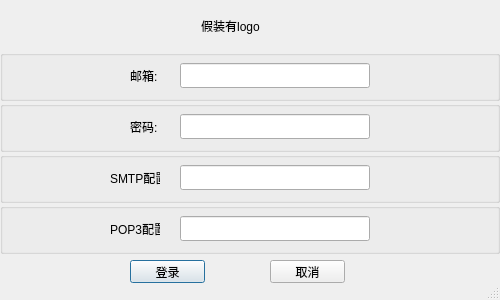
<?xml version="1.0" encoding="UTF-8"?>
<ui version="4.0">
 <class>Dialog</class>
 <widget class="QDialog" name="Dialog">
  <property name="geometry">
   <rect>
    <x>0</x>
    <y>0</y>
    <width>500</width>
    <height>300</height>
   </rect>
  </property>
  <property name="windowTitle">
   <string>Dialog</string>
  </property>
  <property name="sizeGripEnabled">
   <bool>true</bool>
  </property>
  <widget class="QLabel" name="loginlogo">
   <property name="geometry">
    <rect>
     <x>180</x>
     <y>0</y>
     <width>101</width>
     <height>51</height>
    </rect>
   </property>
   <property name="text">
    <string>假装有logo</string>
   </property>
   <property name="alignment">
    <set>Qt::AlignCenter</set>
   </property>
  </widget>
  <widget class="QGroupBox" name="groupBox">
   <property name="geometry">
    <rect>
     <x>0</x>
     <y>50</y>
     <width>500</width>
     <height>51</height>
    </rect>
   </property>
   <property name="title">
    <string/>
   </property>
   <widget class="QLineEdit" name="loginmail">
    <property name="geometry">
     <rect>
      <x>180</x>
      <y>13</y>
      <width>190</width>
      <height>25</height>
     </rect>
    </property>
   </widget>
   <widget class="QLabel" name="label">
    <property name="geometry">
     <rect>
      <x>130</x>
      <y>13</y>
      <width>50</width>
      <height>25</height>
     </rect>
    </property>
    <property name="text">
     <string>邮箱:</string>
    </property>
   </widget>
  </widget>
  <widget class="QGroupBox" name="groupBox_3">
   <property name="geometry">
    <rect>
     <x>0</x>
     <y>152</y>
     <width>500</width>
     <height>51</height>
    </rect>
   </property>
   <property name="title">
    <string/>
   </property>
   <widget class="QLineEdit" name="loginsmtp">
    <property name="geometry">
     <rect>
      <x>180</x>
      <y>13</y>
      <width>190</width>
      <height>25</height>
     </rect>
    </property>
   </widget>
   <widget class="QLabel" name="label_3">
    <property name="geometry">
     <rect>
      <x>110</x>
      <y>13</y>
      <width>50</width>
      <height>25</height>
     </rect>
    </property>
    <property name="text">
     <string>SMTP配置</string>
    </property>
   </widget>
  </widget>
  <widget class="QGroupBox" name="groupBox_2">
   <property name="geometry">
    <rect>
     <x>0</x>
     <y>101</y>
     <width>500</width>
     <height>51</height>
    </rect>
   </property>
   <property name="title">
    <string/>
   </property>
   <widget class="QLineEdit" name="loginpwd">
    <property name="geometry">
     <rect>
      <x>180</x>
      <y>13</y>
      <width>190</width>
      <height>25</height>
     </rect>
    </property>
    <property name="text">
     <string/>
    </property>
    <property name="echoMode">
     <enum>QLineEdit::Password</enum>
    </property>
   </widget>
   <widget class="QLabel" name="label_2">
    <property name="geometry">
     <rect>
      <x>130</x>
      <y>13</y>
      <width>50</width>
      <height>25</height>
     </rect>
    </property>
    <property name="text">
     <string>密码:</string>
    </property>
   </widget>
  </widget>
  <widget class="QGroupBox" name="groupBox_4">
   <property name="geometry">
    <rect>
     <x>0</x>
     <y>203</y>
     <width>500</width>
     <height>51</height>
    </rect>
   </property>
   <property name="title">
    <string/>
   </property>
   <widget class="QLineEdit" name="loginpop">
    <property name="geometry">
     <rect>
      <x>180</x>
      <y>13</y>
      <width>190</width>
      <height>25</height>
     </rect>
    </property>
   </widget>
   <widget class="QLabel" name="label_4">
    <property name="geometry">
     <rect>
      <x>110</x>
      <y>13</y>
      <width>50</width>
      <height>25</height>
     </rect>
    </property>
    <property name="text">
     <string>POP3配置</string>
    </property>
   </widget>
  </widget>
  <widget class="QPushButton" name="login">
   <property name="geometry">
    <rect>
     <x>130</x>
     <y>260</y>
     <width>75</width>
     <height>23</height>
    </rect>
   </property>
   <property name="text">
    <string>登录</string>
   </property>
  </widget>
  <widget class="QPushButton" name="cancel">
   <property name="geometry">
    <rect>
     <x>270</x>
     <y>260</y>
     <width>75</width>
     <height>23</height>
    </rect>
   </property>
   <property name="text">
    <string>取消</string>
   </property>
  </widget>
 </widget>
 <resources/>
 <connections/>
</ui>
